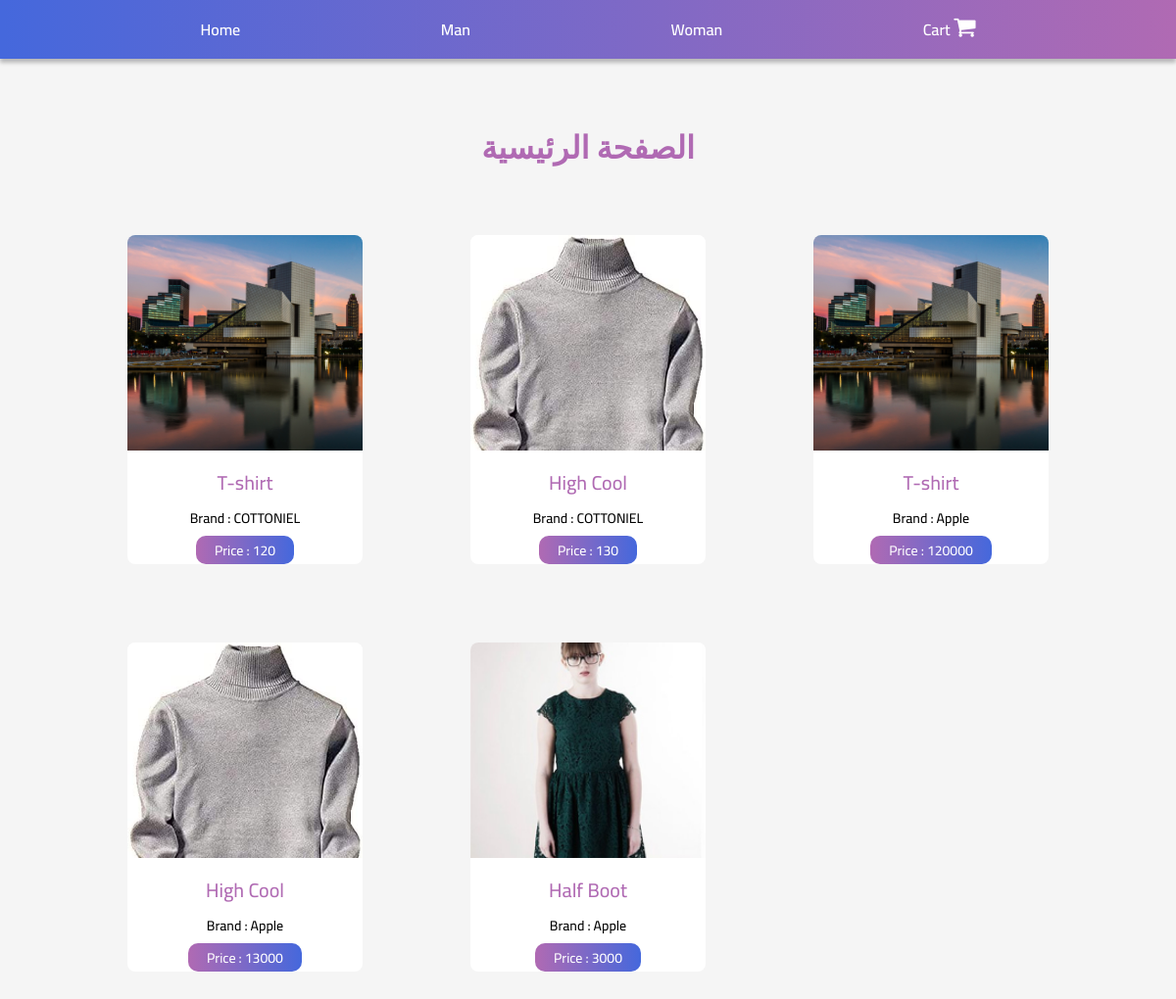
The page / on the database its author committed.
### product/models.py (models this page shows, shortened)
class Category(models.Model):
    categoryName = models.CharField(max_length=15)

class Product(models.Model):
    productName = models.CharField(max_length=12)
    proudctDescription = models.CharField(max_length=600)
    productBrand = models.CharField(max_length=12)
    productPrice = models.PositiveBigIntegerField()
    productColor = models.CharField(max_length=100)
    productSize = models.CharField(max_length=100)
    productImage = models.ImageField()
    productType = models.ForeignKey(Category, on_delete=models.CASCADE)

### product/views.py (the view)
# urls.py: path("", views.getCategory),
def getCategory(request):
    categ = Category.objects.all()
    prod = Product.objects.all()
    context = {"category": categ, "product": prod}
    return render(request, "index.html", context)

### templates/index.html (shortened to what this page needs)
{% load static %}
<html lang="en">
<head>
    <link rel="stylesheet" href="{% static 'index.css'%}">
    <link rel="stylesheet" href="{% static 'product_card.css'%}">
    <link rel="stylesheet" href="https://cdnjs.cloudflare.com/ajax/libs/font-awesome/4.7.0/css/font-awesome.min.css">
</head>
<body>
    {% include "header.html" %}
    <main>
        <h1 class="title">الصفحة الرئيسية</h1>
        <section class="apps">
            {% include 'product_card.html'%}
        </section>
    </main>
</body>
</html>

### templates/header.html (shortened to what this page needs)
<header>
    <a id="home-link" href="{{HOST_URL}}/" class="header-link">
        Home
    </a>
    {% for category in category %}
    <a href="{{HOST_URL}}/{{category.id}}" class="header-link">
        {{category.categoryName}}
    </a>
    {% endfor %}
    <a id="cart" href="{{HOST_URL}}/getAllCart" class="header-link">
        Cart
        <i style="font-size:24px" class="fa">&#xf07a;</i>
    </a>
</header>

### templates/product_card.html
{% for item in product%}
<div class="product_card">
    <div class="image" style="background-image:url('http://localhost:8000/media/{{item.productImage}}');">
    </div>
    <div class="info">
        <a href="{{HOST_URL}}/product/{{item.id}}" class="product_title">
            {{item.productName}}
        </a>
        <p class="caption">
            Brand : {{item.productBrand}}
        </p>
        <a class="date_badge badge">
           Price :  {{item.productPrice}}
        </a>
    </div>
</div>
{% endfor %}

### product/static/index.css (style rules this page uses)
:root { --primary-color: #b06ab3; --secondary-color: #4568dc; }
a { text-decoration: none; color: unset; }
body { font-family: "Cairo", sans-serif !important; padding: 0; margin: 0; background: #f5f5f5; overflow-x: hidden; }
header { height: 60px; display: flex; align-items: center; justify-content: space-evenly; background: linear-gradient(90deg, #4568dc 0.37%, #5068d8 10.78%, #b06ab3 100%); box-shadow: 0px 4px 4px rgba(0, 0, 0, 0.25); position: fixed; top: 0; left: 0; right: 0; }
.header-link { color: #ffffff; font-weight: 600; }
.title { font-weight: 600; color: var(--primary-color); text-align: center; margin: 0 auto 60px; }
main { margin-top: 120px; padding-bottom: 120px; }

### product/static/product_card.css (style rules this page uses)
.product_card { width: 80%; border-radius: 8px; background-color: #ffffff; margin: auto; max-width: 350px; }
.product_card { background-color: #ffffff; margin: auto; max-width: 350px; }
a { display: block; }
.image { height: 220px; background-size: cover; background-repeat: no-repeat; border-radius: 8px 8px 0px 0px; }
.info { text-align: center; }
.product_title { font-weight: 500; font-size: 20px; color: var(--primary-color); margin-top: 14px; margin-bottom: 10px; }
.badge { margin: auto; background: linear-gradient(90deg, var(--primary-color) 0%, var(--secondary-color) 100%); border-radius: 10px; font-weight: 500; color: #ffffff; width: fit-content; }
.date_badge { font-size: 14px; margin-right: auto; padding: 6.6px 19px; line-height: 16px; }
.caption { margin: 10px 0; font-weight: 500; font-size: 14px; line-height: 16px; padding: 0 10px; }
.apps { display: grid; grid-template-columns: repeat(auto-fit, minmax(300px, 1fr)); padding: 0 100px; gap: 80px 50px; justify-content: center; }

### rows shown on the page
Category: categoryName "Man"
Category: categoryName "Woman"
Product: productImage (picture), productName "T-shirt", productBrand "COTTONIEL", productPrice "120"
Product: productImage (picture), productName "High Cool", productBrand "COTTONIEL", productPrice "130"
Product: productImage (picture), productName "T-shirt", productBrand "Apple", productPrice "120000"
Product: productImage (picture), productName "High Cool", productBrand "Apple", productPrice "13000"
Product: productImage (picture), productName "Half Boot", productBrand "Apple", productPrice "3000"
